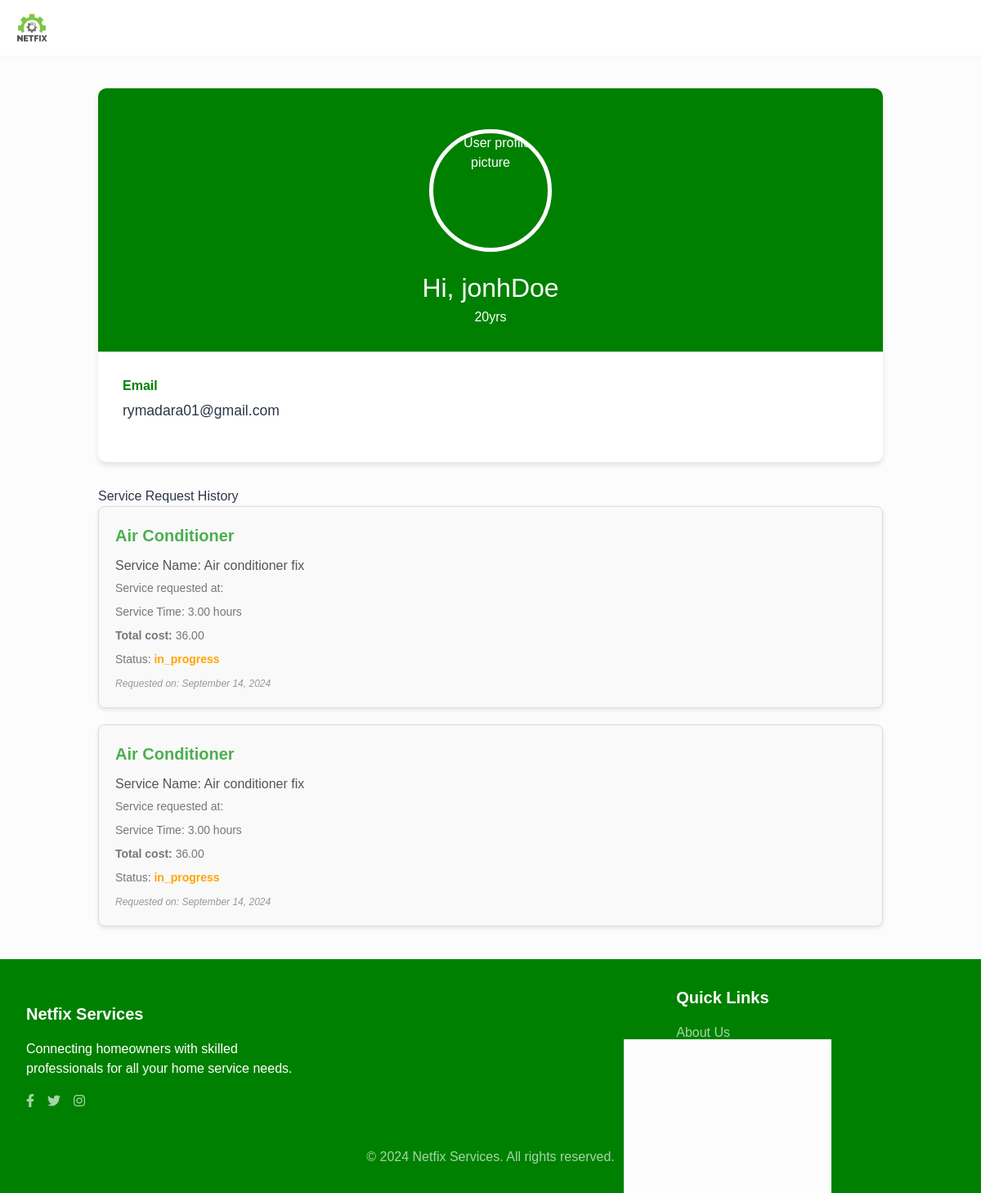
The page /customer/jonhDoe (signed in) on the database its author committed.
### users/models.py (models this page shows)
class User(AbstractUser):
    is_company = models.BooleanField(default=False)
    is_customer = models.BooleanField(default=False)

### services/models.py (models this page shows, shortened)
class RequestedService(models.Model):
    SERVICE_STATUS_CHOICES = [
        ("in_progress", "In Progress"),
        ("completed", "Completed"),
    ]
    company = models.ForeignKey(
        Company, on_delete=models.CASCADE, related_name="requested_services"
    )
    service_name = models.CharField(max_length=100)
    service_field = models.CharField(max_length=100)
    address = models.CharField(max_length=255)
    service_time_hours = models.DecimalField(max_digits=5, decimal_places=2)
    requested_at = models.DateTimeField(default=timezone.now)
    status = models.CharField(
        max_length=20, choices=SERVICE_STATUS_CHOICES, default="in_progress"
    )
    requested_by = models.ForeignKey(
        User, on_delete=models.CASCADE, related_name="requested_services"
    )
    customer_review = models.TextField(
        blank=True, null=True
    )  # Optional customer feedback
    rating = models.IntegerField(
        validators=[MinValueValidator(0), MaxValueValidator(5)], default=0
    )  # Rating given by the customer

### netfix/views.py (the view)
# urls.py: path("customer/<str:name>", v.customer_profile, name="customer_profile"),
@login_required(login_url=reverse_lazy("users:choose_registration"))
def customer_profile(request, name):
    user = get_object_or_404(User, username=name)
    customer = get_object_or_404(Customer, user=user)
    service_requests = RequestedService.objects.filter(
        requested_by=request.user
    ).order_by("-requested_at")
    services_with_cost = []
    for request_service in service_requests:
        service = get_object_or_404(
            Service, name=request_service.service_name, company=request_service.company
        )
        total_cost = service.price_hour * Decimal(request_service.service_time_hours)
        total_cost = total_cost.quantize(Decimal("0.01"), rounding=ROUND_HALF_UP)
        services_with_cost.append(
            {"service_request": request_service, "total_cost": total_cost}
        )
    today = timezone.now().date()
    age = (
        today.year
        - customer.date_of_birth.year
        - (
            (today.month, today.day)
            < (customer.date_of_birth.month, customer.date_of_birth.day)
        )
    )
    return render(
        request,
        "users/customer_profile.html",
        {
            "user": user,
            "customer": customer,
            "services_with_cost": services_with_cost,  # Pass services with cost to the template
            "age": age,  # Pass the age to the template
        },
    )

### users/templates/users/customer_profile.html (shortened to what this page needs)
{% extends 'base.html' %}
{% load static %}
{% block extra_css %}
<link href="{% static 'css/customer_profile.css' %}" rel="stylesheet">
<link href="{% static 'css/service_review.css' %}" rel="stylesheet">
{% endblock %}
{% block content %}
<div class="container3">
    <div class="profile-card">
        <div class="profile-header">
            <img src="https://images.unsplash.com/photo-1496115965489-21be7e6e59a0?q=80&w=987&auto=format&fit=crop&ixlib=rb-4.0.3&ixid=M3wxMjA3fDB8MHxwaG90by1wYWdlfHx8fGVufDB8fHx8fA%3D%3D" alt="User profile picture" class="profile-img" width="150" height="150">
            <h2 class="profile-name">Hi, {{ user.username }}</h2>
            <h3 class="profile-age">{{ age }}yrs</h3>
        </div>
        <div class="profile-info">
            <div class="info-item">
                <div class="info-label">Email</div>
                <div class="info-value">{{ user.email }}</div>
            </div>
        </div>
    </div>
    <div class="service-history">
        <h3>Service Request History</h3>
        {% for service in services_with_cost %}
         {% if service.service_request.status != 'completed' %}
            <a class="service-item" href="javascript:void(0);" onclick="openPopup('{{ service.service_request.service_name }}', '{{ service.service_request.address }}', '{{ service.service_request.service_time_hours }}', '{{ service.service_request.status }}', '{{ service.service_request.id }}')">
                <h4 class="service-title">{{ service.service_request.service_field }}</h4>
                <h5>Service Name: {{ service.service_request.service_name }}</h5>
                <p>Service requested at: {{ service.address }}</p>
                <p>Service Time: {{ service.service_request.service_time_hours }} hours</p>
                <p><strong>Total cost: </strong>{{ service.total_cost }}</p>
                <p>Status: <span class="service-status {% if service.service_request.status == 'completed' %}status-completed{% else %}status-in-progress{% endif %}">
                    {{ service.service_request.status }}
                </span></p>
                <div class="service-date">Requested on: {{ service.service_request.requested_at|date:"F d, Y" }}</div>
            </a>
         {% endif %}
        {% empty %}
            <p>No service history available.</p>
        {% endfor %}
    </div>
</div>
{% endblock %}

### static/css/styles.css (style rules this page uses)
html, :host { line-height: 1.5; -webkit-text-size-adjust: 100%; -moz-tab-size: 4; -o-tab-size: 4; tab-size: 4; font-family: ui-sans-serif, system-ui, sans-serif, "Apple Color Emoji", "Segoe UI Emoji", "Segoe UI Symbol", "Noto Color Emoji"; font-feature-settings: normal; font-variation-settings: normal; -webkit-tap-highlight-color: transparent; }
body { margin: 0; line-height: inherit; }
h1, h2, h3, h4, h5, h6 { font-size: inherit; font-weight: inherit; }
a { color: inherit; text-decoration: inherit; }
b, strong { font-weight: bolder; }
blockquote, dl, dd, h1, h2, h3, h4, h5, h6, hr, figure, p, pre { margin: 0; }
img, svg, video, canvas, audio, iframe, embed, object { display: block; vertical-align: middle; }
img, video { max-width: 100%; height: auto; }
.min-h-screen { min-height: 100vh; }
body { background-image: url('https://images.unsplash.com/photo-1523217582562-09d0def993a6?ixlib=rb-4.0.3&ixid=MnwxMjA3fDB8MHxwaG90by1wYWdlfHx8fGVufDB8fHx8&auto=format&fit=crop&w=2070&q=80'); background-size: cover; background-attachment: fixed; background-position: center; color: #2D3748; }

### static/css/customer_profile.css (style rules this page uses)
:root { --primary-green:#008000 ; --light-green: #8BC34A; --white: #FFFFFF; --gray: #F5F5F5; }
.container3 { max-width: 1000px; margin: 0 auto; padding: 20px; }
.profile-card { background-color: var(--white); border-radius: 10px; box-shadow: 0 4px 6px rgba(0,0,0,0.1); margin-top: 20px; overflow: hidden; transition: all 0.3s ease; }
.profile-header { background-color: var(--primary-green); color: var(--white); padding: 30px; text-align: center; }
.profile-img { width: 150px; height: 150px; border-radius: 50%; border: 5px solid var(--white); margin: 20px auto; transition: all 0.3s ease; }
.profile-name { font-size: 2em; margin: 0; }
.profile-info { padding: 30px; }
.info-item { margin-bottom: 20px; }
.info-label { font-weight: bold; color: var(--primary-green); margin-bottom: 5px; }
.info-value { font-size: 1.1em; }
.service-history { margin-top: 30px; }
.service-item { display: block; padding: 20px; margin-bottom: 20px; background-color: #f9f9f9; border: 1px solid #ddd; border-radius: 8px; transition: transform 0.3s, box-shadow 0.3s; text-decoration: none; color: #333; box-shadow: 0 2px 5px rgba(0, 0, 0, 0.1); }
.service-title { font-size: 20px; font-weight: bold; color: #4CAF50; margin-bottom: 10px; }
.service-item h5 { font-size: 16px; color: #555; margin-bottom: 5px; }
.service-item p { font-size: 14px; color: #777; margin-bottom: 8px; }
.service-date { font-size: 12px; color: #999; font-style: italic; margin-top: 10px; }
.service-status { font-weight: bold; }
.status-in-progress { color: #FFA500; }

### static/css/service_review.css (style rules this page uses)
:root { --primary-color: #4CAF50; --secondary-color: #E8F5E9; --text-color: #333; --white: #FFFFFF; }

### static/css/home_page.css (style rules this page uses)
* { margin: 0; padding: 0; box-sizing: border-box; font-family: Arial, sans-serif; }
body { background-color: #f0f0f0; }

### rows shown on the page
User: username "jonhDoe", email "rymadara01@gmail.com"
RequestedService: service_request.service_field "Air Conditioner", service_request.service_name "Air conditioner fix", service_request.service_time_hours "3.00", total_cost "36.00", service_request.status "in_progress", service_request.requested_at "September 14, 2024"
RequestedService: service_request.service_field "Air Conditioner", service_request.service_name "Air conditioner fix", service_request.service_time_hours "3.00", total_cost "36.00", service_request.status "in_progress", service_request.requested_at "September 14, 2024"

### other values the page prints
{{ age }} "20"
